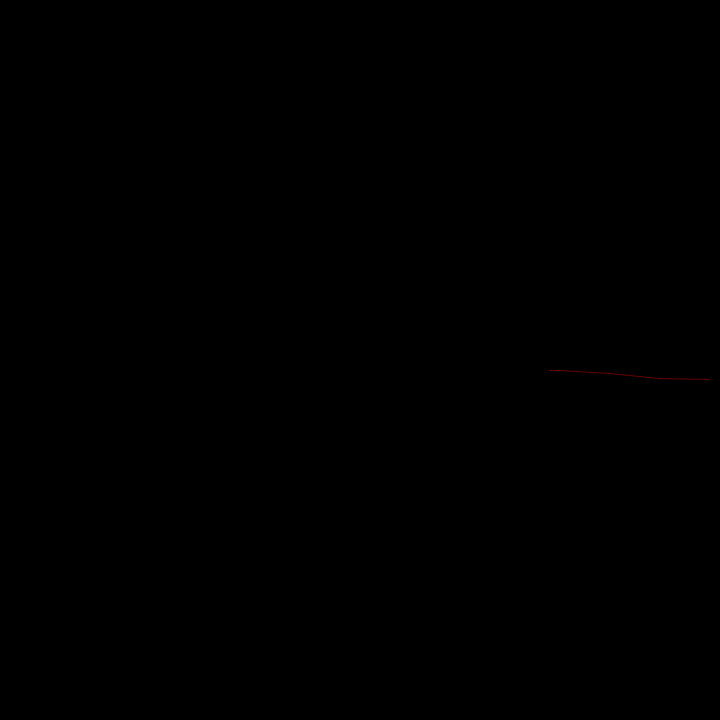
Frame 1 (no input)
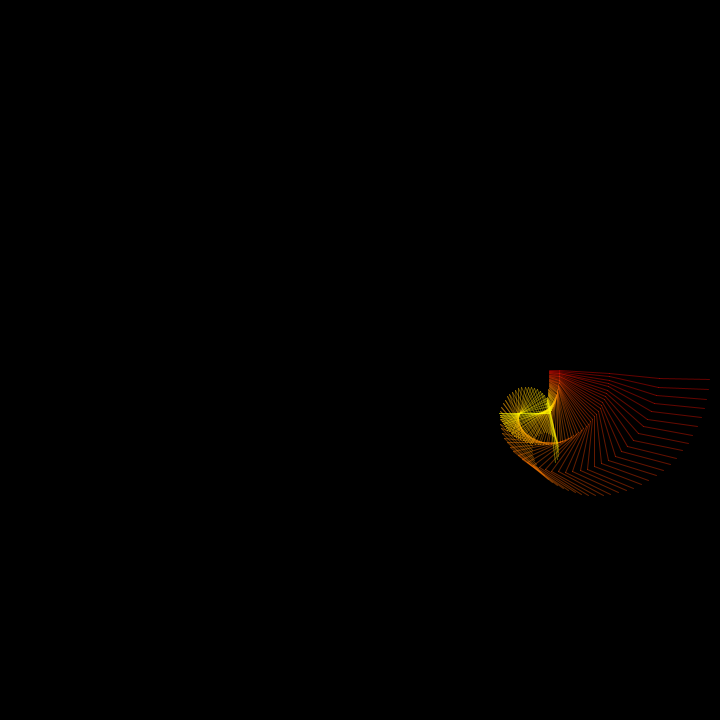
Frame 60 (the mouse pressed at the canvas centre just before this capture)
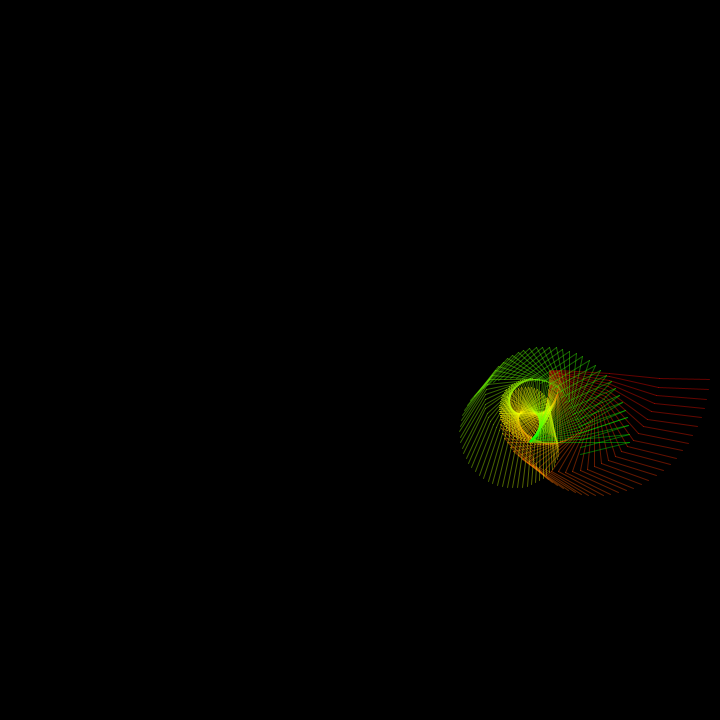
Frame 120 (the mouse held since frame 60 and released just before this capture)

The Processing sketch that drew these frames (run headless with seeded random() and noise(); from frame 60 on, the mouse is pressed at the canvas centre):

// Processing sketch: processing_153933
// ── processing_153933.pde

/* OpenProcessing Tweak of *@*http://www.openprocessing.org/sketch/153118*@* */
/* !do not delete the line above, required for linking your tweak if you upload again */
/**
 * SKETCH BASE PER ESERCITAZIONE 7
 * Corso di Computer Graphic 2013/14 prof. A. Belluscio
 *
 * Intervenire nelle parti contrassegnate con //++
 * seguendo le indicazioni riportate in:
 * http://www.exframes.net/cgbrera/lezioni/2013/grafica-computazionale
 */
 
//++ Modificare gli otto parametri seguenti
 
float raggio1 = 180;  //  1Â° segmento
float raggio2 = 10;   //  2Â° segmento
float raggio3 = 50;   //  3Â° segmento
float raggio4 = 50;   //  4Â° segmento
float raggio5 = 50;   //  5Â° segmento
float raggio6 = 50;   //  6Â° segmento
float raggio7 = 50;   //  7Â° segmento 
 
 
float passoAngolo1 = PI/999;  //  1Â° segmento
float passoAngolo2 = PI/150;  //  2Â° segmento
float passoAngolo3 = PI/60;   //   3Â° segmento
float passoAngolo4 = PI/30;    //  4Â° segmento  
float passoAngolo5 = PI/130;    //  5Â° segmento  
float passoAngolo6 = PI/120;    //  6Â° segmento  
float passoAngolo7 = PI/130;    //  7Â° segmento  



int A = 0;
int B = 0;
int C = 1;

void setup()
{
  size(720,720);
  stroke(255,100);
  background(0);
  colorMode (HSB,360,360,100);
  frameRate (100); 

  
  
}
 
void draw ()
{
  // Centro dell'area di visualizzazione
  float c0x = 370;
  float c0y = 370;
   
  // Calcola l'estremita' finale del 1Â° segmento
  float angolo1 = frameCount*passoAngolo1;
  float c1x = c0x + cos(angolo1)*raggio1;
  float c1y = c0y + sin(angolo1)*raggio1;
   
  // Calcola l'estremita' finale del 2Â° segmento
  float angolo2 = frameCount*passoAngolo2;
  float c2x = c1x + cos(angolo2)*raggio2;
  float c2y = c1y + sin(angolo2)*raggio2;
   
  // Calcola l'estremita' finale del 3Â° segmento
  float angolo3 = frameCount*passoAngolo3;
  float c3x = c2x + cos(angolo3)*raggio3;
  float c3y = c2y + sin(angolo3)*raggio3;
   
  // Calcola l'estremita' finale del 4Â° segmento
  float angolo4 = frameCount*passoAngolo4;
  float c4x = c3x + cos(angolo4)*raggio4;
  float c4y = c3y + sin(angolo4)*raggio4;
  
  // Calcola l'estremita' finale del 5Â° segmento
  float angolo5 = frameCount*passoAngolo5;
  float c5x = c4x + cos(angolo5)*raggio5;
  float c5y = c4y + sin(angolo5)*raggio5;
   
  //++ Calcolare le coordinate cromatiche usando i valori
  //   presenti o ricavati da altre funzioni non randomiche
 
 setupHSB();
  stroke(B, 360, 100, 100);
  //++ Impostare il colore dei tre segmenti
  //   eventualmente con colori diversi
   
  // Disegna il 2Â°, il 3Â° e il 4Â° segmento
  line(c1x,c1y, c2x,c2y); 
  line(c2x,c2y, c3x,c3y);
  line(c3x,c3y, c4x,c4y);
  line(c4x,c4y, c5x,c5y);
}
void setupGrey()
{
  if ( A <= 0 )
    C = 0;
  
  if ( A >= 255 )
    C = 1;
  
  if ( C==1 )
    A--;
  else
    A++;
}

void setupHSB()
{
  if ( B <= 0 )
    C = 1;
  
  if ( B >= 360 )
    C = 0;
  
  if ( C==1 )
    B++;
  else
    B--;
}
